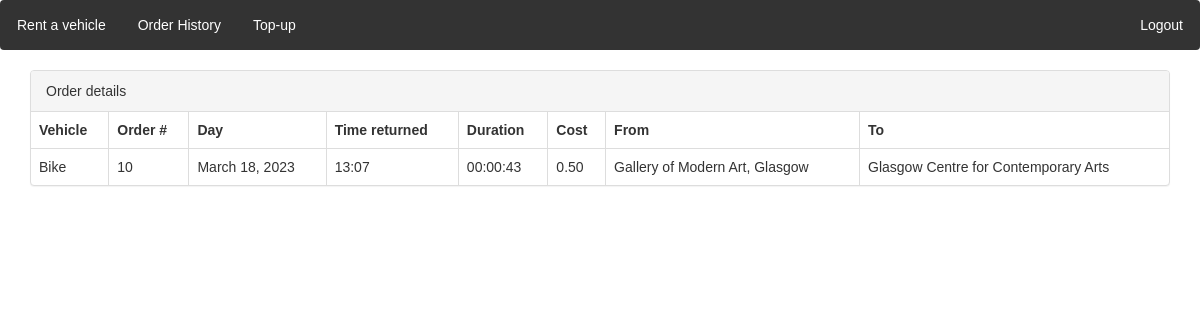
/order_history/10/details/ (signed in), run on the app's committed database.
### locations/models.py (models this page shows, shortened)
class VehicleType(models.Model):
    name = models.CharField(max_length=10, unique=True)
    cost_per_minute_in_cent = models.IntegerField(default= 30)
    cost_for_initial_order = models.IntegerField(default = 50)

class Order(models.Model):
    customer = models.ForeignKey(CustomUser, on_delete=models.CASCADE)
    vehicle = models.ForeignKey(Vehicle, on_delete=models.CASCADE)
    initial_time = models.DateTimeField(auto_now_add=True)
    cost = models.DecimalField(max_digits=6, decimal_places=2, null = True, default=None)
    final_time = models.DateTimeField(null = True)
    initial_location = models.ForeignKey(Location, on_delete=models.CASCADE, null=False, related_name='start')
    final_location = models.ForeignKey(Location, on_delete=models.CASCADE, null=True, related_name='end')
    is_paid = models.BooleanField(default=False)

class Location(models.Model):
    address = models.TextField(unique=True)
    latitude = models.FloatField(blank = True, null = True)
    longitude = models.FloatField(blank = True, null = True)

### locations/views.py (the view)
# urls.py: path('order_history/<int:nid>/details/', views.order_detail, name='order_detail'),
def order_detail(request,nid):
    if request.user is None or not request.user.is_authenticated:
        return redirect("/accounts/login")
    order = models.Order.objects.get(id=nid)
    car = order.vehicle.type.name
    date = order.initial_time.date()
    returntime = order.final_time.strftime("%H:%M")
    timedelta = order.final_time - order.initial_time
    hours, remainder = divmod(timedelta.seconds, 3600)
    minutes, seconds = divmod(remainder, 60)
    formatted_time = f"{hours:02d}:{minutes:02d}:{seconds:02d}"
    cost = order.cost
    iadd = order.initial_location.address
    fadd = order.final_location.address
    obj={'car':car , 'order_id':nid, 'date': date , 'returntime':returntime , 'formatted_time': formatted_time , 'cost':cost , 'iadd':iadd , 'fadd':fadd}
    print(obj)
    if order.customer.user != request.user:
        return redirect("/order_history/")
    return render(request, 'locations/order_detail.html', {'obj': obj})

### locations/context_processors.py (called while the page is built)
def message_processor(request):
    if not request.user.username:
         return {
        'unreturned' : None
    }
    username = request.user.username
    logged_user  = CustomUser.objects.get(user = User.objects.get(username = username))
    unreturned_order = Order.objects.filter(customer = logged_user, final_time = None).first()
    return {
        'unreturned' : unreturned_order
    }

### templates/locations/order_detail.html (shortened to what this page needs)
{% extends "locations/base.html" %}
{% load static %}
{% block extrahead %}
<link rel="stylesheet" type="text/css" href="{% static 'css/order.css' %}">
{% endblock %}
{% block content %}
  <div>
      <div class="container">
        <div class="panel panel-default">
      <div class="panel-heading">Order details</div>
      <table class="table table-bordered">
        <thead>
          <tr>
            <th>Vehicle </th>
            <th>Order #</th>
            <th>Day </th>
            <th>Time returned</th>
            <th>Duration </th>
            <th>Cost </th>
            <th>From </th>
            <th>To</th>
          </tr>
        </thead>
        <tbody>
          <tr>
             <td>{{ obj.car }}</td>
             <td>{{ obj.order_id }}</td>
             <td>{{ obj.date }}</td>
             <td>{{ obj.returntime }}</td>
             <td>{{ obj.formatted_time }}</td>
             <td>{{ obj.cost }}</td>
             <td>{{ obj.iadd }}</td>
             <td>{{ obj.fadd }}</td>
          </tr>
        </tbody>
      </table>
    </div>
      </div>
  </div>
  </div>
{% endblock %}

### static/css/navbar.css (style rules this page uses)
* { margin: 0; padding: 0; box-sizing: border-box; }
body { font-family: Arial, sans-serif; }

### data on the page
VehicleType: car "Bike"
Order: cost "0.50"
Location: iadd "Gallery of Modern Art, Glasgow"
Location: fadd "Glasgow Centre for Contemporary Arts"

### other printed values
{{ obj.order_id }} "10"
{{ obj.date }} "March 18, 2023"
{{ obj.returntime }} "13:07"
{{ obj.formatted_time }} "00:00:43"
